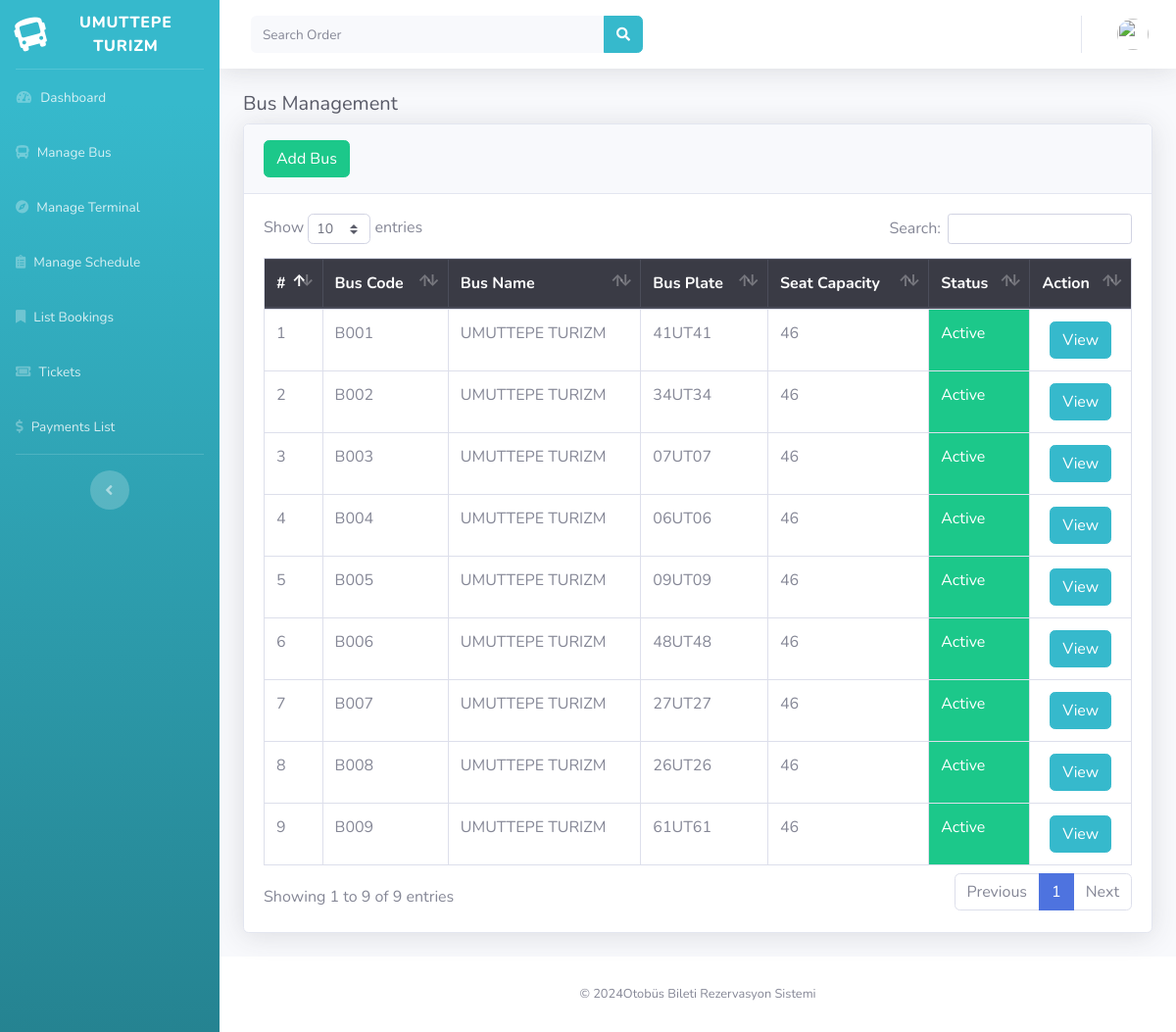
/index.php/backend/bus, run on the app's committed database.
### tables this page shows
CREATE TABLE `tbl_otobus` (
  `otobusKodu` varchar(50) NOT NULL,
  `otobusAdi` varchar(50) DEFAULT NULL,
  `otobusPlakasi` varchar(50) DEFAULT NULL,
  `otobusKapasitesi` int(13) DEFAULT NULL,
  `otobusDurumu` int(1) DEFAULT NULL,
  `descOtobus` varchar(50) DEFAULT NULL
);

### application/controllers/backend/Bus.php (called while the page is built, shortened)
<?php
class Bus extends CI_Controller {
	function __construct(){
		$this->load->model('getkod_model');
	}
	public function index(){
	$data['title'] = "Otobüs Yönetimi";
	$data['bus'] = $this->db->query("SELECT * FROM tbl_otobus ORDER BY otobusAdi asc")->result_array();
	$this->load->view('backend/bus', $data);
	}
}

### index.php (called while the page is built, shortened)
<?php
require_once BASEPATH.'core/CodeIgniter.php';

### application/views/backend/bus.php (the view, shortened to what this page needs)
<!DOCTYPE html>
<html lang="en">
  <head>
  </head>
  <body id="page-top">
    <div class="container-fluid">
      <h1 class="h5 text-gray-800">Bus Management</h1>
      <div class="card shadow mb-4">
        <div class="card-header py-3">
          <button type="button" class="btn btn-success pull-right" data-toggle="modal" data-target="#ModalTujuan">
          Add Bus
          </button>
        </div>
        <div class="card-body">
          <div class="table-responsive">
            <table class="table table-bordered table-hover" id="dataTable" width="100%" cellspacing="0">
            <thead class="thead-dark">
                <tr>
                  <th>#</th>
                  <th>Bus Code</th>
                  <th>Bus Name</th>
                  <th>Bus Plate</th>
                  <th>Seat Capacity</th>
                  <th>Status</th>
                  <th>Action</th>
                </tr>
              </thead>
              <tbody>
                <?php $i = 1 ; foreach ($bus as $row ) { ?>
                <tr>
                  <td><?= $i++; ?></td>
                  <td><?= strtoupper($row['otobusKodu']); ?></td>
                  <td><?= strtoupper($row['otobusAdi']); ?></td>
                  <td><?= strtoupper($row['otobusPlakasi']); ?></td>
                  <td><?= $row['otobusKapasitesi'] ?></td>
                  <?php if ($row['otobusDurumu'] == '1') { ?>
                    <td class="btn-success"> Active</td>
                    <?php } else { ?>
                    <td class="btn-danger">InActive</td>
                  <?php } ?>
                  <td align="center"><a href="<?= base_url('backend/bus/viewbus/'.$row['otobusKodu'])?>" class="btn btn btn-info">View</a></a>
                </td>
              </tr>
              <?php } ?>
            </tbody>
          </table>
        </div>
      </div>
    </div>
  </div>
</div>
</body>
</html>

### data on the page
tbl_otobus: otobusKodu "B001", otobusAdi "UMUTTEPE TURIZM", otobusPlakasi "41UT41", otobusKapasitesi "46", otobusDurumu "Active"
tbl_otobus: otobusKodu "B002", otobusAdi "UMUTTEPE TURIZM", otobusPlakasi "34UT34", otobusKapasitesi "46", otobusDurumu "Active"
tbl_otobus: otobusKodu "B003", otobusAdi "UMUTTEPE TURIZM", otobusPlakasi "07UT07", otobusKapasitesi "46", otobusDurumu "Active"
tbl_otobus: otobusKodu "B004", otobusAdi "UMUTTEPE TURIZM", otobusPlakasi "06UT06", otobusKapasitesi "46", otobusDurumu "Active"
tbl_otobus: otobusKodu "B005", otobusAdi "UMUTTEPE TURIZM", otobusPlakasi "09UT09", otobusKapasitesi "46", otobusDurumu "Active"
tbl_otobus: otobusKodu "B006", otobusAdi "UMUTTEPE TURIZM", otobusPlakasi "48UT48", otobusKapasitesi "46", otobusDurumu "Active"
tbl_otobus: otobusKodu "B007", otobusAdi "UMUTTEPE TURIZM", otobusPlakasi "27UT27", otobusKapasitesi "46", otobusDurumu "Active"
tbl_otobus: otobusKodu "B008", otobusAdi "UMUTTEPE TURIZM", otobusPlakasi "26UT26", otobusKapasitesi "46", otobusDurumu "Active"
tbl_otobus: otobusKodu "B009", otobusAdi "UMUTTEPE TURIZM", otobusPlakasi "61UT61", otobusKapasitesi "46", otobusDurumu "Active"
